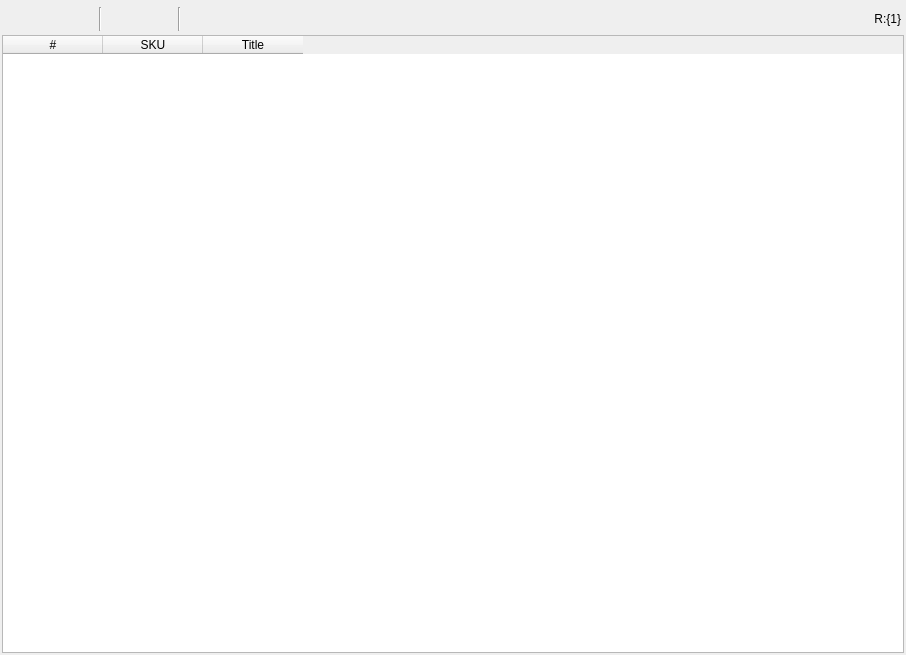
<?xml version="1.0" encoding="UTF-8"?>
<ui version="4.0">
 <class>AmazonSkuKeywordRelationForm</class>
 <widget class="QWidget" name="AmazonSkuKeywordRelationForm">
  <property name="geometry">
   <rect>
    <x>0</x>
    <y>0</y>
    <width>906</width>
    <height>655</height>
   </rect>
  </property>
  <property name="windowTitle">
   <string>Amazon SKU Keyword Relation</string>
  </property>
  <layout class="QVBoxLayout" name="vlAmazonSkuKeywordRelationForm" stretch="0,1">
   <property name="spacing">
    <number>3</number>
   </property>
   <property name="leftMargin">
    <number>2</number>
   </property>
   <property name="topMargin">
    <number>6</number>
   </property>
   <property name="rightMargin">
    <number>2</number>
   </property>
   <property name="bottomMargin">
    <number>2</number>
   </property>
   <item>
    <widget class="QWidget" name="keywordToolBar" native="true">
     <property name="sizePolicy">
      <sizepolicy hsizetype="Preferred" vsizetype="Preferred">
       <horstretch>0</horstretch>
       <verstretch>0</verstretch>
      </sizepolicy>
     </property>
     <property name="minimumSize">
      <size>
       <width>0</width>
       <height>26</height>
      </size>
     </property>
     <property name="inputMethodHints">
      <set>Qt::ImhNone</set>
     </property>
     <layout class="QHBoxLayout" name="hlReportToolBar" stretch="0,0,0,0,0,0,0,0,0,0,0">
      <property name="spacing">
       <number>2</number>
      </property>
      <property name="sizeConstraint">
       <enum>QLayout::SetDefaultConstraint</enum>
      </property>
      <property name="leftMargin">
       <number>1</number>
      </property>
      <property name="topMargin">
       <number>1</number>
      </property>
      <property name="rightMargin">
       <number>1</number>
      </property>
      <property name="bottomMargin">
       <number>1</number>
      </property>
      <item>
       <widget class="QToolButton" name="tbRefresh">
        <property name="minimumSize">
         <size>
          <width>22</width>
          <height>22</height>
         </size>
        </property>
        <property name="maximumSize">
         <size>
          <width>22</width>
          <height>22</height>
         </size>
        </property>
        <property name="styleSheet">
         <string notr="true"/>
        </property>
        <property name="text">
         <string/>
        </property>
        <property name="icon">
         <iconset resource="../resource/icons.qrc">
          <normaloff>:/button/images/svg/sync-alt-solid.svg</normaloff>:/button/images/svg/sync-alt-solid.svg</iconset>
        </property>
        <property name="autoRaise">
         <bool>true</bool>
        </property>
       </widget>
      </item>
      <item>
       <widget class="QToolButton" name="tbSelection">
        <property name="minimumSize">
         <size>
          <width>22</width>
          <height>22</height>
         </size>
        </property>
        <property name="maximumSize">
         <size>
          <width>22</width>
          <height>22</height>
         </size>
        </property>
        <property name="text">
         <string/>
        </property>
        <property name="icon">
         <iconset resource="../resource/icons.qrc">
          <normaloff>:/button/images/svg/check-solid.svg</normaloff>:/button/images/svg/check-solid.svg</iconset>
        </property>
        <property name="autoRaise">
         <bool>true</bool>
        </property>
       </widget>
      </item>
      <item>
       <widget class="QToolButton" name="tbUnselection">
        <property name="minimumSize">
         <size>
          <width>22</width>
          <height>22</height>
         </size>
        </property>
        <property name="maximumSize">
         <size>
          <width>22</width>
          <height>22</height>
         </size>
        </property>
        <property name="text">
         <string/>
        </property>
        <property name="icon">
         <iconset resource="../resource/icons.qrc">
          <normaloff>:/button/images/svg/times-solid.svg</normaloff>:/button/images/svg/times-solid.svg</iconset>
        </property>
        <property name="autoRaise">
         <bool>true</bool>
        </property>
       </widget>
      </item>
      <item>
       <widget class="QToolButton" name="tbInvertSelection">
        <property name="minimumSize">
         <size>
          <width>22</width>
          <height>22</height>
         </size>
        </property>
        <property name="maximumSize">
         <size>
          <width>22</width>
          <height>22</height>
         </size>
        </property>
        <property name="text">
         <string/>
        </property>
        <property name="icon">
         <iconset resource="../resource/icons.qrc">
          <normaloff>:/button/images/svg/retweet-solid.svg</normaloff>:/button/images/svg/retweet-solid.svg</iconset>
        </property>
        <property name="autoRaise">
         <bool>true</bool>
        </property>
       </widget>
      </item>
      <item>
       <widget class="Line" name="line_2">
        <property name="orientation">
         <enum>Qt::Vertical</enum>
        </property>
       </widget>
      </item>
      <item>
       <widget class="QToolButton" name="tbSearch">
        <property name="minimumSize">
         <size>
          <width>22</width>
          <height>22</height>
         </size>
        </property>
        <property name="maximumSize">
         <size>
          <width>50</width>
          <height>50</height>
         </size>
        </property>
        <property name="text">
         <string/>
        </property>
        <property name="icon">
         <iconset resource="../resource/icons.qrc">
          <normaloff>:/button/images/svg/search-solid.svg</normaloff>:/button/images/svg/search-solid.svg</iconset>
        </property>
        <property name="autoExclusive">
         <bool>false</bool>
        </property>
        <property name="popupMode">
         <enum>QToolButton::InstantPopup</enum>
        </property>
        <property name="toolButtonStyle">
         <enum>Qt::ToolButtonIconOnly</enum>
        </property>
        <property name="autoRaise">
         <bool>true</bool>
        </property>
        <property name="arrowType">
         <enum>Qt::NoArrow</enum>
        </property>
       </widget>
      </item>
      <item>
       <widget class="QToolButton" name="tbInputCsv">
        <property name="minimumSize">
         <size>
          <width>22</width>
          <height>22</height>
         </size>
        </property>
        <property name="maximumSize">
         <size>
          <width>22</width>
          <height>22</height>
         </size>
        </property>
        <property name="text">
         <string/>
        </property>
        <property name="icon">
         <iconset resource="../resource/icons.qrc">
          <normaloff>:/button/images/svg/file-import-solid.svg</normaloff>:/button/images/svg/file-import-solid.svg</iconset>
        </property>
        <property name="autoRaise">
         <bool>true</bool>
        </property>
       </widget>
      </item>
      <item>
       <widget class="QToolButton" name="tbDelete">
        <property name="minimumSize">
         <size>
          <width>22</width>
          <height>22</height>
         </size>
        </property>
        <property name="maximumSize">
         <size>
          <width>22</width>
          <height>22</height>
         </size>
        </property>
        <property name="text">
         <string/>
        </property>
        <property name="icon">
         <iconset resource="../resource/icons.qrc">
          <normaloff>:/button/images/svg/times-circle-solid.svg</normaloff>:/button/images/svg/times-circle-solid.svg</iconset>
        </property>
        <property name="autoRaise">
         <bool>true</bool>
        </property>
       </widget>
      </item>
      <item>
       <widget class="Line" name="line">
        <property name="orientation">
         <enum>Qt::Vertical</enum>
        </property>
       </widget>
      </item>
      <item>
       <widget class="QLabel" name="lbPagerInfo">
        <property name="sizePolicy">
         <sizepolicy hsizetype="MinimumExpanding" vsizetype="Preferred">
          <horstretch>0</horstretch>
          <verstretch>0</verstretch>
         </sizepolicy>
        </property>
        <property name="text">
         <string>R:{1}</string>
        </property>
        <property name="alignment">
         <set>Qt::AlignRight|Qt::AlignTrailing|Qt::AlignVCenter</set>
        </property>
       </widget>
      </item>
      <item>
       <widget class="QWidget" name="widget_2" native="true"/>
      </item>
     </layout>
    </widget>
   </item>
   <item>
    <widget class="QTableWidget" name="twAmazonSKuKeywordRelation">
     <property name="editTriggers">
      <set>QAbstractItemView::NoEditTriggers</set>
     </property>
     <property name="selectionMode">
      <enum>QAbstractItemView::MultiSelection</enum>
     </property>
     <property name="selectionBehavior">
      <enum>QAbstractItemView::SelectRows</enum>
     </property>
     <property name="sortingEnabled">
      <bool>true</bool>
     </property>
     <attribute name="horizontalHeaderHighlightSections">
      <bool>false</bool>
     </attribute>
     <column>
      <property name="text">
       <string>#</string>
      </property>
     </column>
     <column>
      <property name="text">
       <string>SKU</string>
      </property>
     </column>
     <column>
      <property name="text">
       <string>Title</string>
      </property>
     </column>
    </widget>
   </item>
  </layout>
 </widget>
 <resources>
  <include location="../resource/icons.qrc"/>
 </resources>
 <connections/>
</ui>
